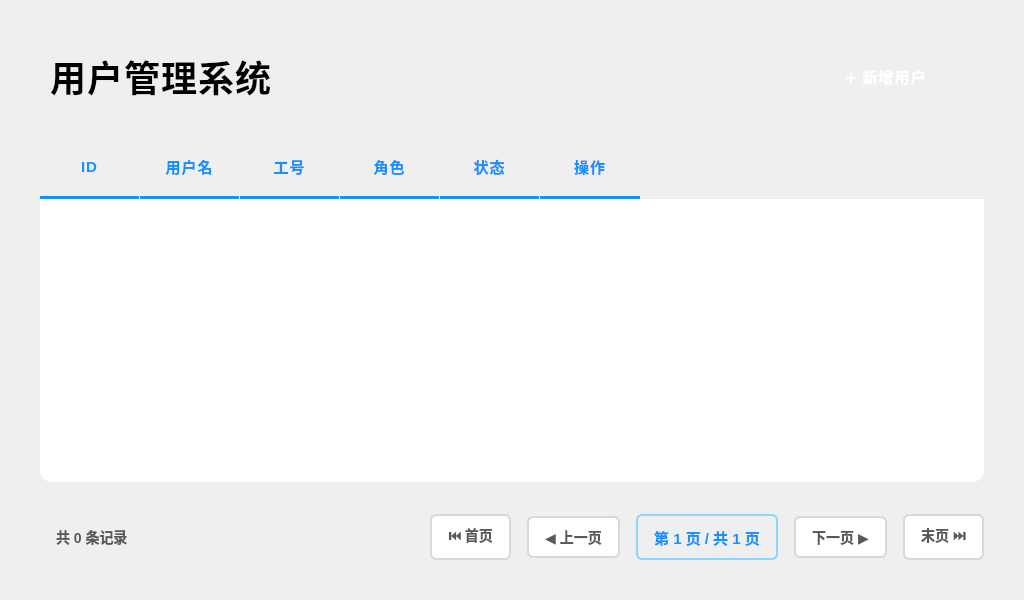
<?xml version="1.0" encoding="UTF-8"?>
<ui version="4.0">
 <class>UserManagement</class>
 <widget class="QWidget" name="UserManagement">
  <property name="geometry">
   <rect>
    <x>0</x>
    <y>0</y>
    <width>1024</width>
    <height>600</height>
   </rect>
  </property>
  <property name="windowTitle">
   <string>用户管理</string>
  </property>
  <property name="styleSheet">
   <string notr="true">
/* 全局样式 - 高级现代风格 */
QWidget#UserManagement {
    background: qlineargradient(x1:0, y1:0, x2:0, y2:1,
                                stop:0 #e8eef5, stop:1 #dce4ed);
    font-family: 'Microsoft YaHei UI', 'Segoe UI', sans-serif;
    font-size: 14px;
    color: #2c3e50;
}

/* 标题样式 - 添加渐变文字效果 */
QLabel#titleLabel {
    font-size: 36px;
    font-weight: 900;
    color: qlineargradient(x1:0, y1:0, x2:1, y2:0,
                           stop:0 #1890ff, stop:0.5 #0066cc, stop:1 #1890ff);
    background: transparent;
    padding: 10px 0px;
    letter-spacing: 1px;
}

/* 副标题样式 */
QLabel#subtitleLabel {
    font-size: 14px;
    color: #8c8c8c;
    background: transparent;
    padding: 0px;
}

/* 新增按钮样式 - 添加阴影和图标效果 */
QPushButton#addUserPushButton {
    background: qlineargradient(x1:0, y1:0, x2:0, y2:1,
                                stop:0 #52c41a, stop:1 #389e0d);
    color: white;
    border: none;
    border-radius: 8px;
    padding: 12px 28px;
    font-size: 15px;
    font-weight: 700;
    min-width: 140px;
    min-height: 44px;
    text-transform: uppercase;
    letter-spacing: 1px;
}

QPushButton#addUserPushButton:hover {
    background: qlineargradient(x1:0, y1:0, x2:0, y2:1,
                                stop:0 #73d13d, stop:1 #52c41a);
}

QPushButton#addUserPushButton:pressed {
    background: qlineargradient(x1:0, y1:0, x2:0, y2:1,
                                stop:0 #389e0d, stop:1 #237804);
    padding: 13px 28px 11px 28px;
}

/* 表格容器样式 - 添加卡片阴影效果 */
QTableWidget {
    background-color: white;
    border: none;
    border-radius: 12px;
    gridline-color: #f0f0f0;
    selection-background-color: #e6f7ff;
    selection-color: #2c3e50;
    outline: none;
}

/* 表格项样式 - 优化间距和边框 */
QTableWidget::item {
    padding: 16px 18px;
    border: none;
    color: #2c3e50;
    border-bottom: 1px solid #f5f5f5;
    font-size: 16px;
}

QTableWidget::item:selected {
    background-color: #e6f7ff;
    color: #1890ff;
    font-weight: 500;
}

QTableWidget::item:hover {
    background-color: #fafafa;
}

/* 表头样式 - 增强视觉层次 */
QHeaderView::section {
    background: qlineargradient(x1:0, y1:0, x2:0, y2:1,
                                stop:0 #ffffff, stop:1 #f5f5f5);
    padding: 16px 18px;
    border: none;
    border-bottom: 3px solid #1890ff;
    border-right: 1px solid #f0f0f0;
    font-weight: 800;
    font-size: 15px;
    color: #1890ff;
    text-transform: uppercase;
    letter-spacing: 1px;
}

QHeaderView::section:first {
    border-top-left-radius: 12px;
}

QHeaderView::section:last {
    border-top-right-radius: 12px;
    border-right: none;
}

QHeaderView::section:hover {
    background: qlineargradient(x1:0, y1:0, x2:0, y2:1,
                                stop:0 #e6f7ff, stop:1 #bae7ff);
    color: #0066cc;
}

/* 滚动条样式 - 精致设计 */
QScrollBar:vertical {
    background: transparent;
    width: 12px;
    border-radius: 6px;
    margin: 2px;
}

QScrollBar::handle:vertical {
    background: qlineargradient(x1:0, y1:0, x2:1, y2:0,
                                stop:0 #d9d9d9, stop:1 #bfbfbf);
    border-radius: 6px;
    min-height: 40px;
}

QScrollBar::handle:vertical:hover {
    background: qlineargradient(x1:0, y1:0, x2:1, y2:0,
                                stop:0 #bfbfbf, stop:1 #999999);
}

QScrollBar::add-line:vertical, QScrollBar::sub-line:vertical {
    height: 0px;
}

QScrollBar:horizontal {
    background: transparent;
    height: 12px;
    border-radius: 6px;
    margin: 2px;
}

QScrollBar::handle:horizontal {
    background: qlineargradient(x1:0, y1:0, x2:0, y2:1,
                                stop:0 #d9d9d9, stop:1 #bfbfbf);
    border-radius: 6px;
    min-width: 40px;
}

QScrollBar::handle:horizontal:hover {
    background: qlineargradient(x1:0, y1:0, x2:0, y2:1,
                                stop:0 #bfbfbf, stop:1 #999999);
}

QScrollBar::add-line:horizontal, QScrollBar::sub-line:horizontal {
    width: 0px;
}

/* 编辑和删除按钮样式已移至代码中设置 */
   </string>
  </property>
  <layout class="QVBoxLayout" name="verticalLayout">
   <property name="spacing">
    <number>24</number>
   </property>
   <property name="leftMargin">
    <number>40</number>
   </property>
   <property name="topMargin">
    <number>40</number>
   </property>
   <property name="rightMargin">
    <number>40</number>
   </property>
   <property name="bottomMargin">
    <number>40</number>
   </property>
   <!-- 顶部标题和按钮 -->
   <item>
    <layout class="QHBoxLayout" name="headerLayout">
     <property name="spacing">
      <number>20</number>
     </property>
     <item>
      <widget class="QLabel" name="titleLabel">
       <property name="text">
        <string>用户管理系统</string>
       </property>
      </widget>
     </item>
     <item>
      <spacer name="horizontalSpacer">
       <property name="orientation">
        <enum>Qt::Horizontal</enum>
       </property>
       <property name="sizeHint" stdset="0">
        <size>
         <width>40</width>
         <height>20</height>
        </size>
       </property>
      </spacer>
     </item>
     <item>
      <widget class="QPushButton" name="addUserPushButton">
       <property name="text">
        <string>➕ 新增用户</string>
       </property>
       <property name="cursor">
        <cursorShape>PointingHandCursor</cursorShape>
       </property>
      </widget>
     </item>
    </layout>
   </item>
   <!-- 用户表格 -->
   <item>
    <widget class="QTableWidget" name="userTableWidget">
     <property name="columnCount">
      <number>6</number>
     </property>
     <property name="alternatingRowColors">
      <bool>false</bool>
     </property>
     <property name="selectionMode">
      <enum>QAbstractItemView::NoSelection</enum>
     </property>
     <property name="selectionBehavior">
      <enum>QAbstractItemView::SelectRows</enum>
     </property>
     <property name="showGrid">
      <bool>true</bool>
     </property>
     <property name="sortingEnabled">
      <bool>false</bool>
     </property>
     <attribute name="horizontalHeaderStretchLastSection">
      <bool>false</bool>
     </attribute>
     <attribute name="verticalHeaderVisible">
      <bool>false</bool>
     </attribute>
     <attribute name="verticalHeaderMinimumSectionSize">
      <number>56</number>
     </attribute>
     <attribute name="verticalHeaderDefaultSectionSize">
      <number>56</number>
     </attribute>
     <column>
      <property name="text">
       <string>ID</string>
      </property>
     </column>
     <column>
      <property name="text">
       <string>用户名</string>
      </property>
     </column>
     <column>
      <property name="text">
       <string>工号</string>
      </property>
     </column>
     <column>
      <property name="text">
       <string>角色</string>
      </property>
     </column>
     <column>
      <property name="text">
       <string>状态</string>
      </property>
     </column>
     <column>
      <property name="text">
       <string>操作</string>
      </property>
     </column>
    </widget>
   </item>
   <!-- 分页控件 -->
   <item>
    <layout class="QHBoxLayout" name="paginationLayout">
     <property name="spacing">
      <number>16</number>
     </property>
     <property name="topMargin">
      <number>8</number>
     </property>
     <item>
      <widget class="QLabel" name="pageInfoLabel">
       <property name="text">
        <string>共 0 条记录</string>
       </property>
       <property name="styleSheet">
        <string notr="true">
QLabel {
    color: #595959;
    font-size: 14px;
    font-weight: 500;
    background: transparent;
    padding: 8px 12px;
}
        </string>
       </property>
      </widget>
     </item>
     <item>
      <spacer name="horizontalSpacer_2">
       <property name="orientation">
        <enum>Qt::Horizontal</enum>
       </property>
       <property name="sizeHint" stdset="0">
        <size>
         <width>40</width>
         <height>20</height>
        </size>
       </property>
      </spacer>
     </item>
     <item>
      <widget class="QPushButton" name="firstPageButton">
       <property name="text">
        <string>⏮ 首页</string>
       </property>
       <property name="minimumSize">
        <size>
         <width>80</width>
         <height>38</height>
        </size>
       </property>
       <property name="cursor">
        <cursorShape>PointingHandCursor</cursorShape>
       </property>
       <property name="styleSheet">
        <string notr="true">
QPushButton {
    background: white;
    color: #595959;
    border: 2px solid #d9d9d9;
    border-radius: 6px;
    padding: 8px 16px;
    font-size: 14px;
    font-weight: 600;
}

QPushButton:hover:!disabled {
    color: #1890ff;
    border-color: #1890ff;
    background: #f0f8ff;
}

QPushButton:pressed:!disabled {
    background: #e6f7ff;
}

QPushButton:disabled {
    color: #bfbfbf;
    border-color: #f0f0f0;
    background: #fafafa;
}
        </string>
       </property>
      </widget>
     </item>
     <item>
      <widget class="QPushButton" name="prevPageButton">
       <property name="text">
        <string>◀ 上一页</string>
       </property>
       <property name="minimumSize">
        <size>
         <width>90</width>
         <height>38</height>
        </size>
       </property>
       <property name="cursor">
        <cursorShape>PointingHandCursor</cursorShape>
       </property>
       <property name="styleSheet">
        <string notr="true">
QPushButton {
    background: white;
    color: #595959;
    border: 2px solid #d9d9d9;
    border-radius: 6px;
    padding: 8px 16px;
    font-size: 14px;
    font-weight: 600;
}

QPushButton:hover:!disabled {
    color: #1890ff;
    border-color: #1890ff;
    background: #f0f8ff;
}

QPushButton:pressed:!disabled {
    background: #e6f7ff;
}

QPushButton:disabled {
    color: #bfbfbf;
    border-color: #f0f0f0;
    background: #fafafa;
}
        </string>
       </property>
      </widget>
     </item>
     <item>
      <widget class="QLabel" name="currentPageLabel">
       <property name="text">
        <string>第 1 页 / 共 1 页</string>
       </property>
       <property name="minimumSize">
        <size>
         <width>140</width>
         <height>38</height>
        </size>
       </property>
       <property name="alignment">
        <set>Qt::AlignCenter</set>
       </property>
       <property name="styleSheet">
        <string notr="true">
QLabel {
    color: #1890ff;
    font-size: 15px;
    font-weight: 700;
    background: qlineargradient(x1:0, y1:0, x2:0, y2:1,
                                stop:0 #f0f8ff, stop:1 #e6f7ff);
    border: 2px solid #91d5ff;
    border-radius: 6px;
    padding: 8px 16px;
}
        </string>
       </property>
      </widget>
     </item>
     <item>
      <widget class="QPushButton" name="nextPageButton">
       <property name="text">
        <string>下一页 ▶</string>
       </property>
       <property name="minimumSize">
        <size>
         <width>90</width>
         <height>38</height>
        </size>
       </property>
       <property name="cursor">
        <cursorShape>PointingHandCursor</cursorShape>
       </property>
       <property name="styleSheet">
        <string notr="true">
QPushButton {
    background: white;
    color: #595959;
    border: 2px solid #d9d9d9;
    border-radius: 6px;
    padding: 8px 16px;
    font-size: 14px;
    font-weight: 600;
}

QPushButton:hover:!disabled {
    color: #1890ff;
    border-color: #1890ff;
    background: #f0f8ff;
}

QPushButton:pressed:!disabled {
    background: #e6f7ff;
}

QPushButton:disabled {
    color: #bfbfbf;
    border-color: #f0f0f0;
    background: #fafafa;
}
        </string>
       </property>
      </widget>
     </item>
     <item>
      <widget class="QPushButton" name="lastPageButton">
       <property name="text">
        <string>末页 ⏭</string>
       </property>
       <property name="minimumSize">
        <size>
         <width>80</width>
         <height>38</height>
        </size>
       </property>
       <property name="cursor">
        <cursorShape>PointingHandCursor</cursorShape>
       </property>
       <property name="styleSheet">
        <string notr="true">
QPushButton {
    background: white;
    color: #595959;
    border: 2px solid #d9d9d9;
    border-radius: 6px;
    padding: 8px 16px;
    font-size: 14px;
    font-weight: 600;
}

QPushButton:hover:!disabled {
    color: #1890ff;
    border-color: #1890ff;
    background: #f0f8ff;
}

QPushButton:pressed:!disabled {
    background: #e6f7ff;
}

QPushButton:disabled {
    color: #bfbfbf;
    border-color: #f0f0f0;
    background: #fafafa;
}
        </string>
       </property>
      </widget>
     </item>
    </layout>
   </item>
  </layout>
 </widget>
 <resources/>
 <connections/>
</ui>
